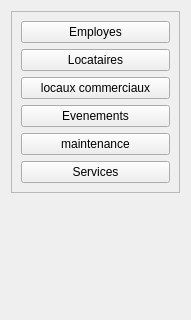
               <widget class="QWidget" name="page">
                <property name="geometry">
                 <rect>
                  <x>0</x>
                  <y>0</y>
                  <width>191</width>
                  <height>320</height>
                 </rect>
                </property>
                <attribute name="icon">
                 <iconset>
                  <normalon>icons/chevron-down.svg</normalon>
                 </iconset>
                </attribute>
                <attribute name="label">
                 <string>Menu 1</string>
                </attribute>
                <layout class="QVBoxLayout" name="verticalLayout_8">
                 <item alignment="Qt::AlignmentFlag::AlignTop">
                  <widget class="QFrame" name="frame_10">
                   <property name="frameShape">
                    <enum>QFrame::Shape::StyledPanel</enum>
                   </property>
                   <property name="frameShadow">
                    <enum>QFrame::Shadow::Raised</enum>
                   </property>
                   <layout class="QVBoxLayout" name="verticalLayout_9">
                    <item>
                     <widget class="QPushButton" name="pushButton_10">
                      <property name="text">
                       <string>Employes</string>
                      </property>
                     </widget>
                    </item>
                    <item>
                     <widget class="QPushButton" name="pushButton_13">
                      <property name="text">
                       <string>Locataires</string>
                      </property>
                     </widget>
                    </item>
                    <item>
                     <widget class="QPushButton" name="pushButton_11">
                      <property name="text">
                       <string>locaux commerciaux</string>
                      </property>
                     </widget>
                    </item>
                    <item>
                     <widget class="QPushButton" name="pushButton_17">
                      <property name="text">
                       <string>Evenements</string>
                      </property>
                     </widget>
                    </item>
                    <item>
                     <widget class="QPushButton" name="pushButton_12">
                      <property name="text">
                       <string>maintenance</string>
                      </property>
                     </widget>
                    </item>
                    <item>
                     <widget class="QPushButton" name="pushButton_16">
                      <property name="text">
                       <string>Services</string>
                      </property>
                     </widget>
                    </item>
                   </layout>
                  </widget>
                 </item>
                </layout>
               </widget>
